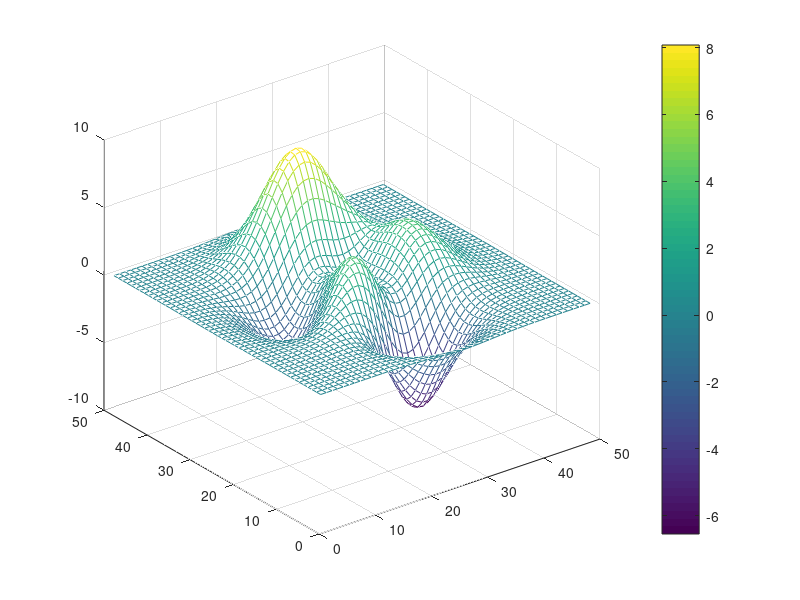

Write the MATLAB code that produced this figure. (Note: this script raises an error after producing the figure.)
clc
clear all
close all

run_dir = ['../'];
addpath([run_dir,'/ncl_color'])
addpath([run_dir,'/ncl_color/ncl_rgb'])

figure
mesh(peaks)

colorbar
% color = ncl_colormap('CBR_coldhot',10);
color = ncl_colormap('precip2_17lev',10);
colormap(color)
